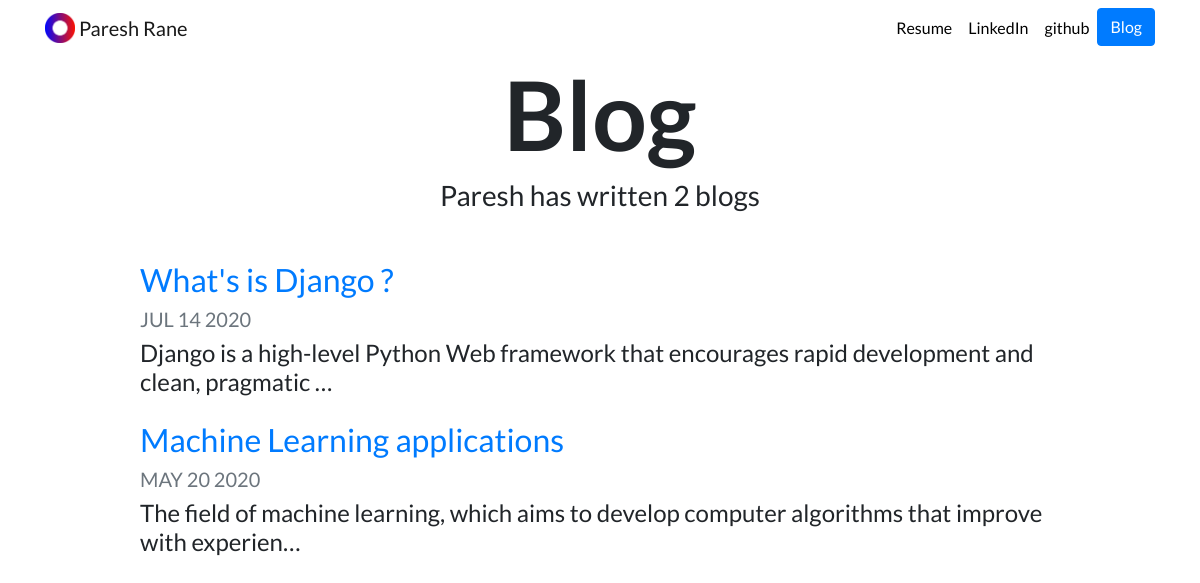
Screenshot of /blog/ with the database file from the repository.
### blog/models.py (models this page shows, shortened)
class Blog(models.Model):
    title = models.CharField(max_length=200)
    description = models.TextField()
    date = models.DateField()

### blog/views.py (the view)
# urls.py: path('',views.all_blogs,name='all_blogs'),
def all_blogs(request):
    blogs = Blog.objects.order_by('-date')
    return render(request,'blog/all_blogs.html',{'blogs':blogs})

### blog/templates/blog/all_blogs.html
{% extends "portfolio/base.html" %}
{% load static %}
{% block content %}
<h1 id="blogtitle" class="font-weight-bold text-center">Blog</h1>
<h3 class="text-center mb-5">Paresh has written {{ blogs.count }} blog{{ blogs.count|pluralize }}</h3>
{% for blog in blogs %}
<div class="row justify-content-center my-3">
  <div class="col-md-10">
    <a href="{% url 'blog:detail' blog.id %}">
      <h2>{{ blog.title }}</h2>
    </a>
    <h5 class="text-muted">{{ blog.date|date:'M d Y'|upper }}</h5>
    <h4>{{ blog.description|striptags|truncatechars:100 }}</h4>
  </div>
</div>
{% endfor %}
{% endblock %}

### portfolio/static/portfolio/custom.css (style rules this page uses)
body { font-family: 'Lato', sans-serif; }
#blogtitle { font-size: 6rem; }

### rows the page displays
Blog: title "What's is Django ?", date "JUL 14 2020", description "Django is a high-level Python Web framework that encourages rapid development and clean, pragmatic …"
Blog: title "Machine Learning applications", date "MAY 20 2020", description "The field of machine learning, which aims to develop computer algorithms that improve with experien…"

### other values shown
{{ blogs.count }} "2"
